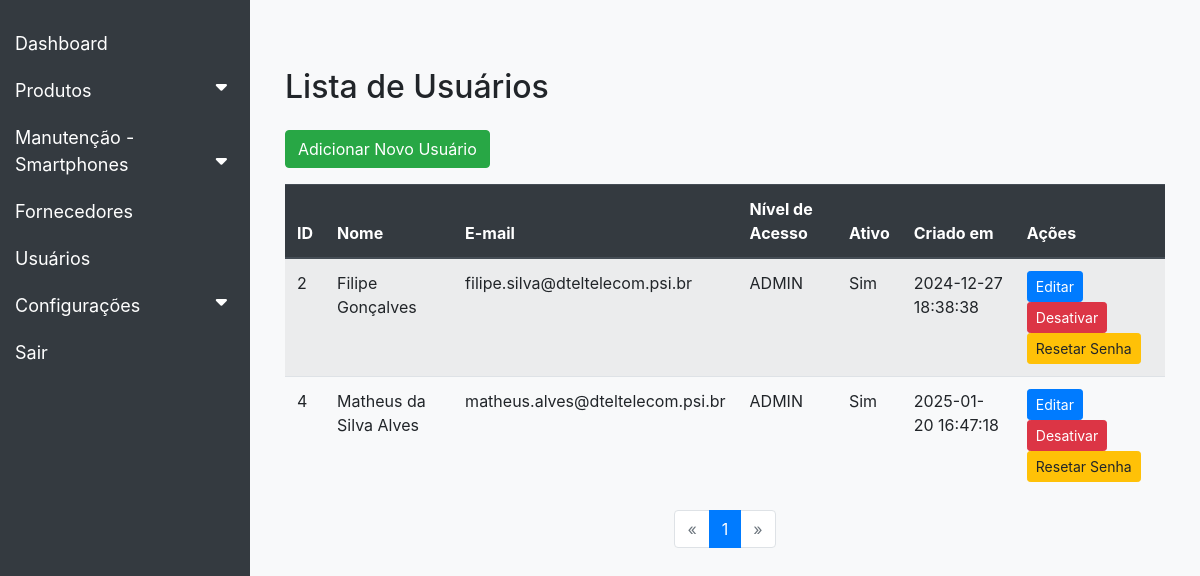
The page /settings/user_menu.php on the database its author committed.
### tables this page shows
CREATE TABLE `usuarios` (
  `id` int(11) NOT NULL,
  `nome` varchar(255) NOT NULL,
  `email` varchar(255) NOT NULL,
  `senha` varchar(255) NOT NULL,
  `nivel_acesso` enum('ADMIN','USUARIO') NOT NULL,
  `ativo` tinyint(1) DEFAULT 1,
  `criado_em` timestamp NOT NULL DEFAULT current_timestamp(),
  `atualizado_em` timestamp NOT NULL DEFAULT current_timestamp() ON UPDATE current_timestamp(),
  `precisa_trocar_senha` tinyint(1) DEFAULT 1,
  `reset_token` varchar(255) DEFAULT NULL,
  `reset_expiracao` datetime DEFAULT NULL
);

### settings/user_menu.php (the view, shortened to what this page needs)
<?php
include(__DIR__ . '/../config/config.php');
$pagina = isset($_GET['pagina']) ? max(1, (int)$_GET['pagina']) : 1;
$offset = ($pagina - 1) * LIMITE_USUARIOS;
try {
    $sqlTotal = "SELECT COUNT(*) AS total FROM usuarios WHERE ativo = 1";
    $stmtTotal = $mysqli->prepare($sqlTotal);
    if (!$stmtTotal->execute()) {
        throw new Exception("Erro ao contar usuários: " . $mysqli->error);
    }
    $resultTotal = $stmtTotal->get_result();
    $totalUsuarios = $resultTotal->fetch_assoc()['total'];
    $sql = "SELECT * FROM usuarios WHERE ativo = 1 LIMIT ? OFFSET ?";
    $stmt = $mysqli->prepare($sql);
    $limiteUsuarios = LIMITE_USUARIOS;
    $stmt->bind_param('ii', $limiteUsuarios, $offset);
    if (!$stmt->execute()) {
        throw new Exception("Erro ao buscar usuários: " . $mysqli->error);
    }
    $result = $stmt->get_result();
    $totalPaginas = ceil($totalUsuarios / LIMITE_USUARIOS);
} catch (Exception $e) {
    error_log("Erro: " . $e->getMessage());
    die("Ocorreu um erro. Por favor, tente novamente mais tarde.");
}
?>
<!DOCTYPE html>
<html lang="pt-br">
<head>
    <link rel="stylesheet" href="https://cdn.jsdelivr.net/npm/bootstrap@4.6.2/dist/css/bootstrap.min.css">
    <link rel="stylesheet" href="https://cdnjs.cloudflare.com/ajax/libs/font-awesome/6.0.0-beta3/css/all.min.css">
</head>
<body>
    <?php include(__DIR__ . '/../sidebar.php'); ?>
    <div class="main-content">
        <div class="container mt-5">
            <h2 class="mb-4">Lista de Usuários</h2>
            <a href="user_create.php" class="btn btn-success mb-3">Adicionar Novo Usuário</a>
            <table class="table table-striped">
                <thead class="thead-dark">
                    <tr>
                        <th>ID</th>
                        <th>Nome</th>
                        <th>E-mail</th>
                        <th>Nível de Acesso</th>
                        <th>Ativo</th>
                        <th>Criado em</th>
                        <th>Ações</th>
                    </tr>
                </thead>
                <tbody>
                    <?php if ($result->num_rows > 0): ?>
                        <?php while ($row = $result->fetch_assoc()): ?>
                            <tr>
                                <td><?php echo $row['id']; ?></td>
                                <td><?php echo htmlspecialchars($row['nome']); ?></td>
                                <td><?php echo htmlspecialchars($row['email']); ?></td>
                                <td><?php echo $row['nivel_acesso']; ?></td>
                                <td><?php echo $row['ativo'] ? 'Sim' : 'Não'; ?></td>
                                <td><?php echo $row['criado_em']; ?></td>
                                <td>
                                    <a href="user_edit.php?id=<?php echo $row['id']; ?>" class="btn btn-sm btn-primary">Editar</a>
                                    <a href="user_delete.php?id=<?php echo $row['id']; ?>" class="btn btn-sm btn-danger" onclick="return confirm('Tem certeza que deseja desativar?');">Desativar</a>
                                    <a href="user_reset.php?id=<?php echo $row['id']; ?>" class="btn btn-sm btn-warning" onclick="return confirm('Tem certeza que deseja resetar a senha?');">Resetar Senha</a>
                                </td>
                            </tr>
                        <?php endwhile; ?>
                    <?php else: ?>
                        <tr>
                            <td colspan="7" class="text-center">Nenhum usuário encontrado.</td>
                        </tr>
                    <?php endif; ?>
                </tbody>
            </table>
            <nav>
                <ul class="pagination justify-content-center">
                    <li class="page-item <?php if ($pagina <= 1) echo 'disabled'; ?>">
                        <a class="page-link" href="?pagina=<?php echo $pagina - 1; ?>" aria-label="Anterior">
                            <span aria-hidden="true">&laquo;</span>
                        </a>
                    </li>
                    <?php for ($i = 1; $i <= $totalPaginas; $i++): ?>
                        <li class="page-item <?php if ($pagina == $i) echo 'active'; ?>">
                            <a class="page-link" href="?pagina=<?php echo $i; ?>"><?php echo $i; ?></a>
                        </li>
                    <?php endfor; ?>
                    <li class="page-item <?php if ($pagina >= $totalPaginas) echo 'disabled'; ?>">
                        <a class="page-link" href="?pagina=<?php echo $pagina + 1; ?>" aria-label="Próximo">
                            <span aria-hidden="true">&raquo;</span>
                        </a>
                    </li>
                </ul>
            </nav>
        </div>
    </div>
</body>
</html>

### settings/user_menu.php (style rules this page uses)
body { background-color: #f8f9fa; display: flex; }
.main-content { margin-left: 250px; padding: 20px; width: 100%; }

### rows shown on the page
usuarios: id "2", nome "Filipe Gonçalves", email "filipe.silva@dteltelecom.psi.br", nivel_acesso "ADMIN", ativo "Sim", criado_em "2024-12-27 18:38:38"
usuarios: id "4", nome "Matheus da Silva Alves", email "matheus.alves@dteltelecom.psi.br", nivel_acesso "ADMIN", ativo "Sim", criado_em "2025-01-20 16:47:18"
